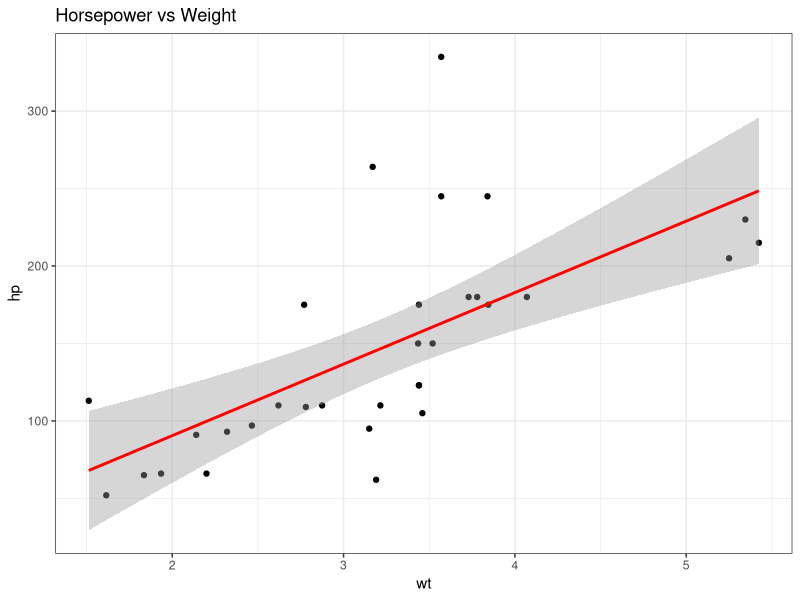

This figure's R source:
## ---- chunk 1
#| fig-width: 6
#| fig-height: 4
#| message: false

library(dplyr)
library(ggplot2)

mtcars_summary <- mtcars %>% group_by(cyl) %>%summarize(mean_mpg = mean(mpg))

print(mtcars_summary)

ggplot(mtcars, aes(x = wt, y = hp)) +
  geom_point() + geom_smooth(method = "lm", color = "red") + 
  labs(title = "Horsepower vs Weight") + 
  theme_bw()

